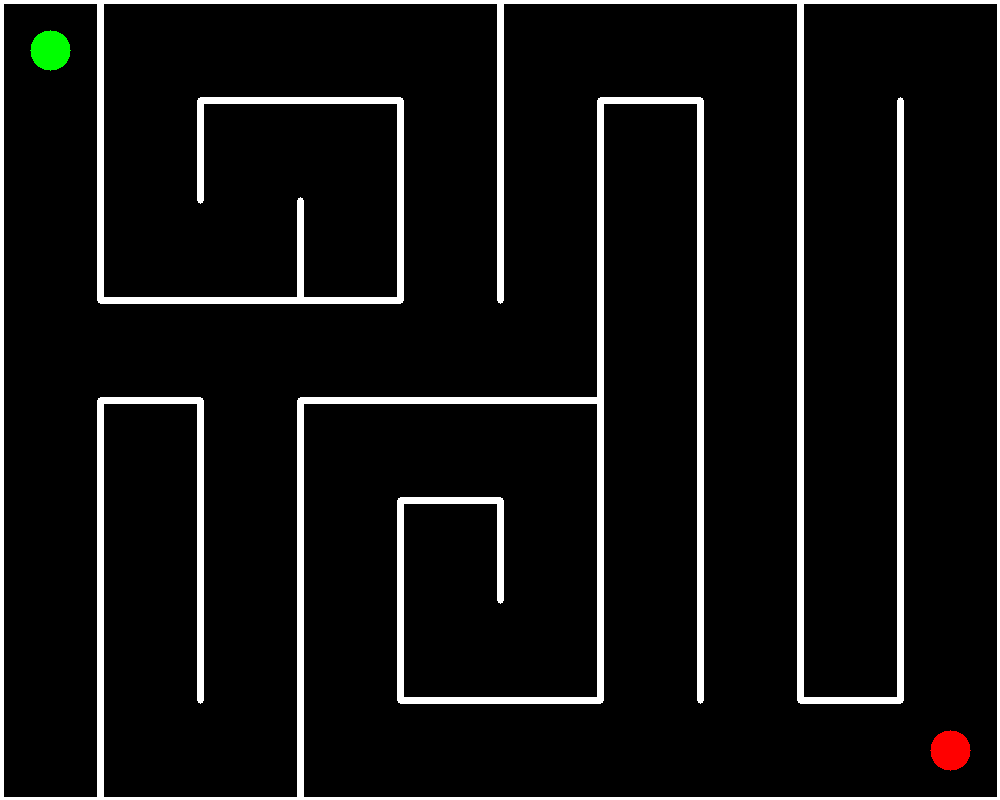
#> input picture SM7_CV/Static/w2/pic/Labyrinth_1.png, 1000 x 800 px
$ python wMaze.py
#> lines starting #> are read from the running program, lines starting #| are printed output that depends on the picture
#> in main, img is the input picture: shape (800, 1000, 3); mean B, G, R 18, 18.4, 18.4
import cv2
import numpy as np
import argparse

wh_ptr = (255, 255, 255)
gr_ptr = (40,150,40)
rd_ptr = (10,140,170)

class Maze():
    def __init__(self, step=100):
        self.step = step
        self.ends = list()
        self.actv_nodes = dict()
        self.dltd_nodes = list()

    def end_points(self, gimg):
        circles = cv2.HoughCircles(gimg, cv2.HOUGH_GRADIENT, 1, 90,
                                   param1=50, param2=20, minRadius=0, maxRadius=150)
#> circles = [[49.5, 50.5, 19.6], [949.5, 750.5, 19.6]]
        circles = np.uint16(np.around(circles))
#> circles = [[50, 50, 20], [950, 750, 20]]
        for i in circles[0,:]:
            self.ends.append(i[:2])
#> this loop made 2 passes
#> after the loop, self.ends = [[50, 50], [950, 750]]

    def check_movement(self, img):
        pass

    def move(self):
        pass

    def add_point(self):
        pass

    def check_short(self):
        pass

    def solve(self, img):
        img = cv2.medianBlur(img, 5)
        gimg = cv2.cvtColor(img, cv2.COLOR_BGR2GRAY)

        self.end_points(gimg)

        for i in self.ends:
            cv2.circle(img, (i[0], i[1]), 20, gr_ptr, 2)
            cv2.circle(img, (i[0], i[1]), 2, rd_ptr, 3)
#> this loop made 2 passes
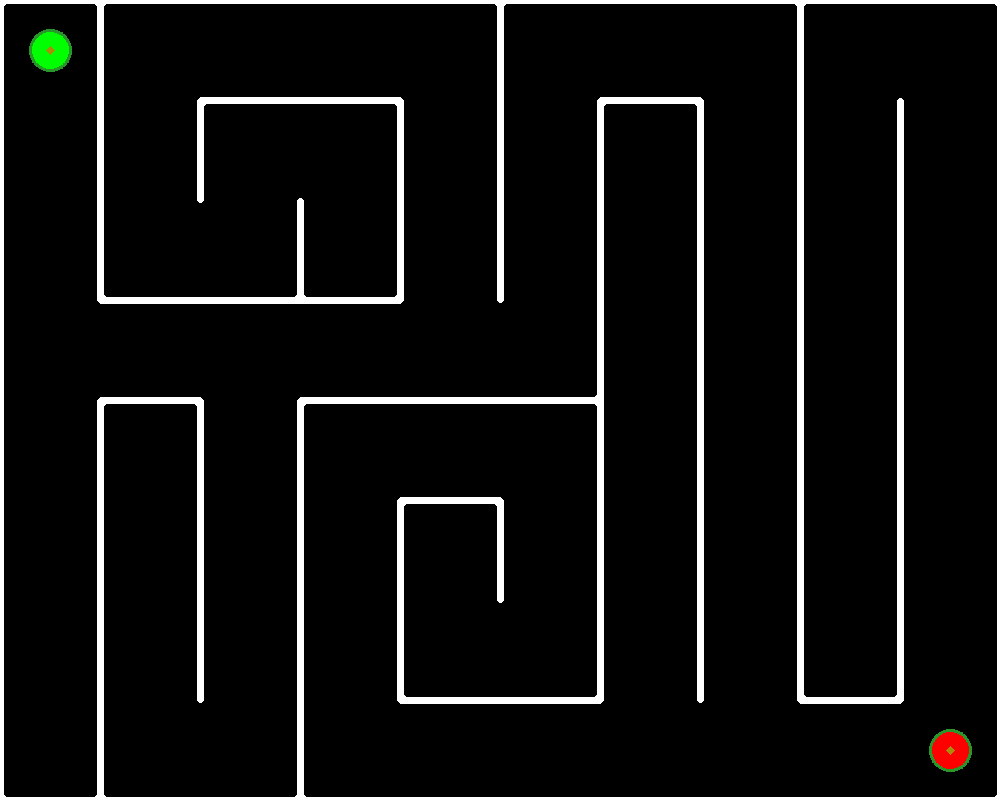
#> img: shape (800, 1000, 3); mean B, G, R 18.1, 18.5, 18.4

        cv2.circle(img, (48, 48 + self.step), 20, wh_ptr, 2)
        cv2.circle(img, (48 + self.step, 48), 20, wh_ptr, 2)
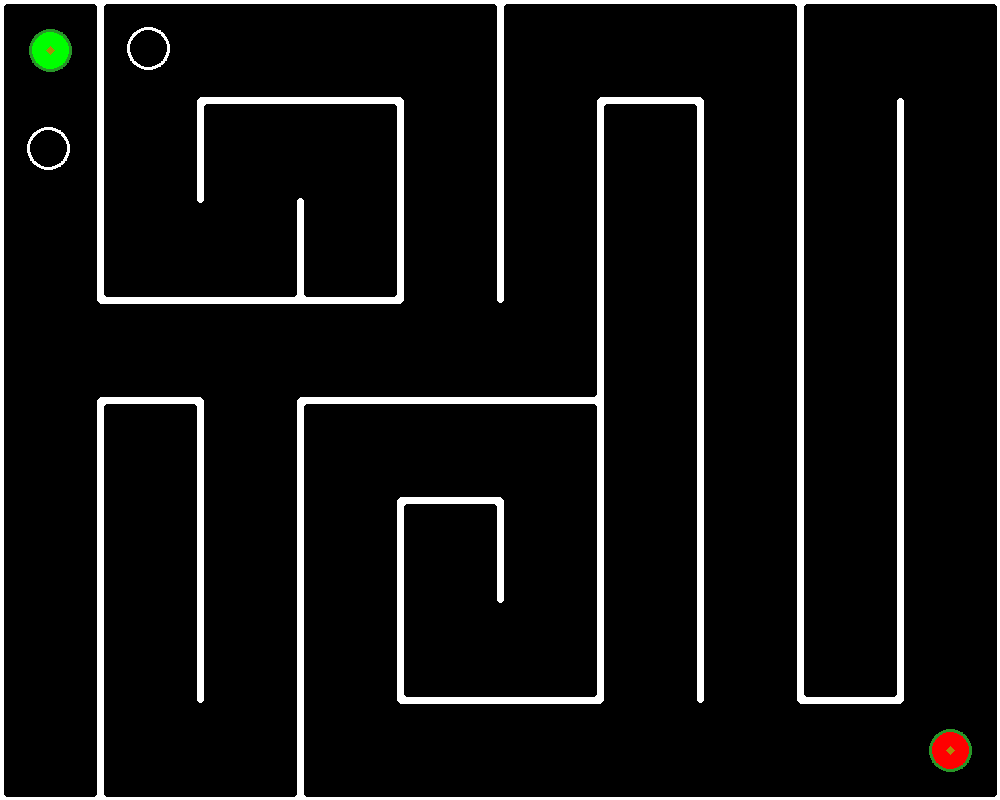
#> img: shape (800, 1000, 3); mean B, G, R 18.3, 18.8, 18.7
        im_shape = img.shape[:2]
#> im_shape = (800, 1000)

        print(im_shape)
#| (800, 1000)

        cv2.imshow('Circles', img)
        cv2.waitKey(0)
        cv2.destroyAllWindows()

def main():
    parser = argparse.ArgumentParser()
    parser.add_argument('--in_image', type=str, help='input image path', default='./pic/Labyrinth_1.png')

    args = parser.parse_args()
    img = cv2.imread(args.in_image)

    path = Maze(step=100)
    path.solve(img)

    # [8 lines of commented-out code are left out]


if __name__ == "__main__":
    main()

$ run again, with SM7_CV/Static/w2/pic/Labyrinth_2.png copied over SM7_CV/Static/w2/pic/Labyrinth_1.png
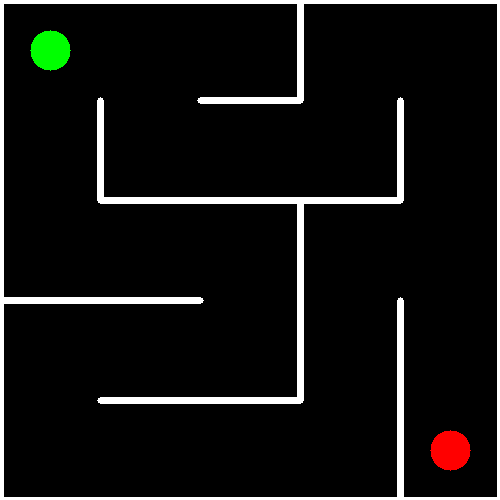
#> input picture SM7_CV/Static/w2/pic/Labyrinth_2.png, 500 x 500 px
#> in main, img is the input picture: shape (500, 500, 3); mean B, G, R 17.8, 19.1, 19.1
#> in end_points, `circles = cv2.HoughCircles(gimg, cv2.HOUGH_GRADIENT, 1, 90, param1=50,..`: circles = [[449.5, 449.5, 19.6], [48.5, 49.5, 19.4]]
#> in end_points, `circles = np.uint16(np.around(circles))`: circles = [[450, 450, 20], [48, 50, 19]]
#> the loop in end_points, `for i in circles[0,:]:` made 2 passes
#> after the loop in end_points, `for i in circles[0,:]:`: self.ends = [[450, 450], [48, 50]]
#> the loop in solve, `for i in self.ends:` made 2 passes
#> after the loop in solve, `for i in self.ends:`:
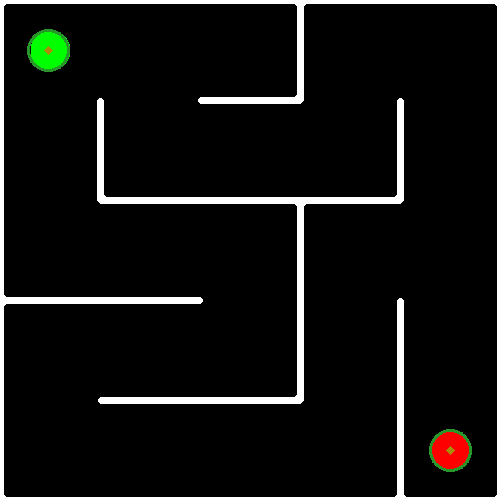
#> img: shape (500, 500, 3); mean of channels 0, 1, 2 17.9, 19.3, 19; drawn as B, G, R
#> in solve, `cv2.circle(img, (48 + self.step, 48), 20, wh_ptr, 2)`:
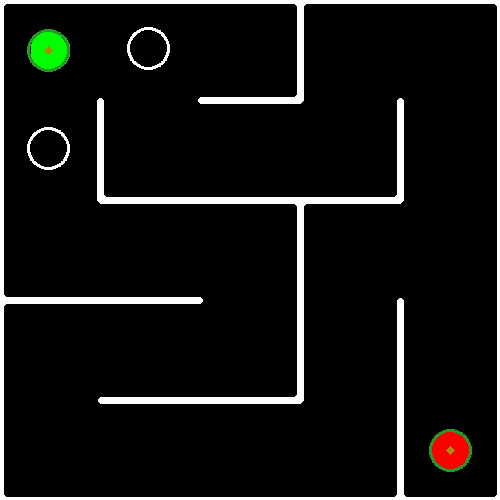
#> img: shape (500, 500, 3); mean of channels 0, 1, 2 18.7, 20.1, 19.8; drawn as B, G, R
#| (500, 500)

$ run again, with SM7_CV/Static/w2/pic/Labyrinth_3.png copied over SM7_CV/Static/w2/pic/Labyrinth_1.png
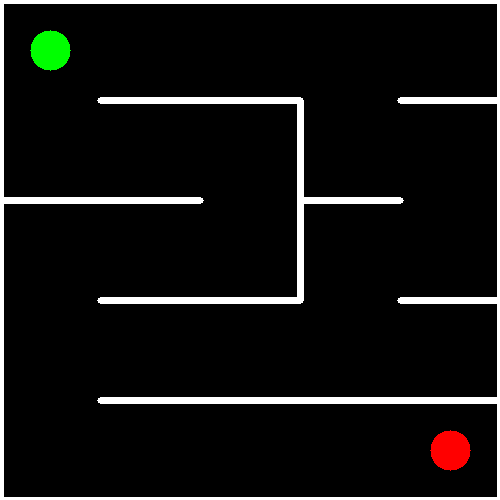
#> input picture SM7_CV/Static/w2/pic/Labyrinth_3.png, 500 x 500 px
#> in main, img is the input picture: shape (500, 500, 3); mean B, G, R 17.8, 19.1, 19.1
#> in end_points, `circles = cv2.HoughCircles(gimg, cv2.HOUGH_GRADIENT, 1, 90, param1=50,..`: circles = [[449.5, 449.5, 19.6], [49.5, 48.5, 19.4]]
#> in end_points, `circles = np.uint16(np.around(circles))`: circles = [[450, 450, 20], [50, 48, 19]]
#> the loop in end_points, `for i in circles[0,:]:` made 2 passes
#> after the loop in end_points, `for i in circles[0,:]:`: self.ends = [[450, 450], [50, 48]]
#> the loop in solve, `for i in self.ends:` made 2 passes
#> after the loop in solve, `for i in self.ends:`:
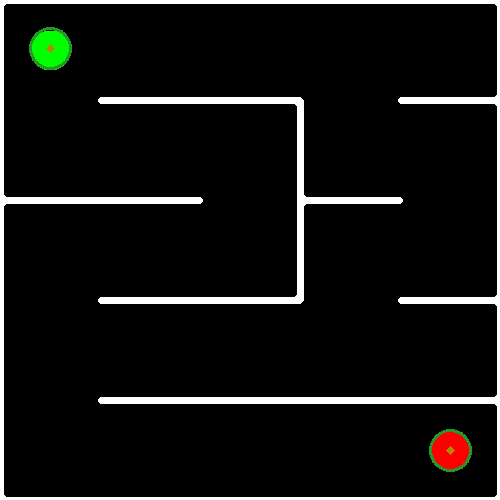
#> img: shape (500, 500, 3); mean of channels 0, 1, 2 17.9, 19.3, 19; drawn as B, G, R
#> in solve, `cv2.circle(img, (48 + self.step, 48), 20, wh_ptr, 2)`:
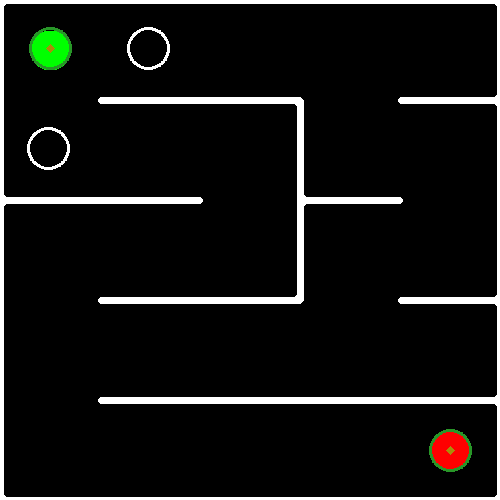
#> img: shape (500, 500, 3); mean of channels 0, 1, 2 18.7, 20.1, 19.8; drawn as B, G, R
#| (500, 500)
